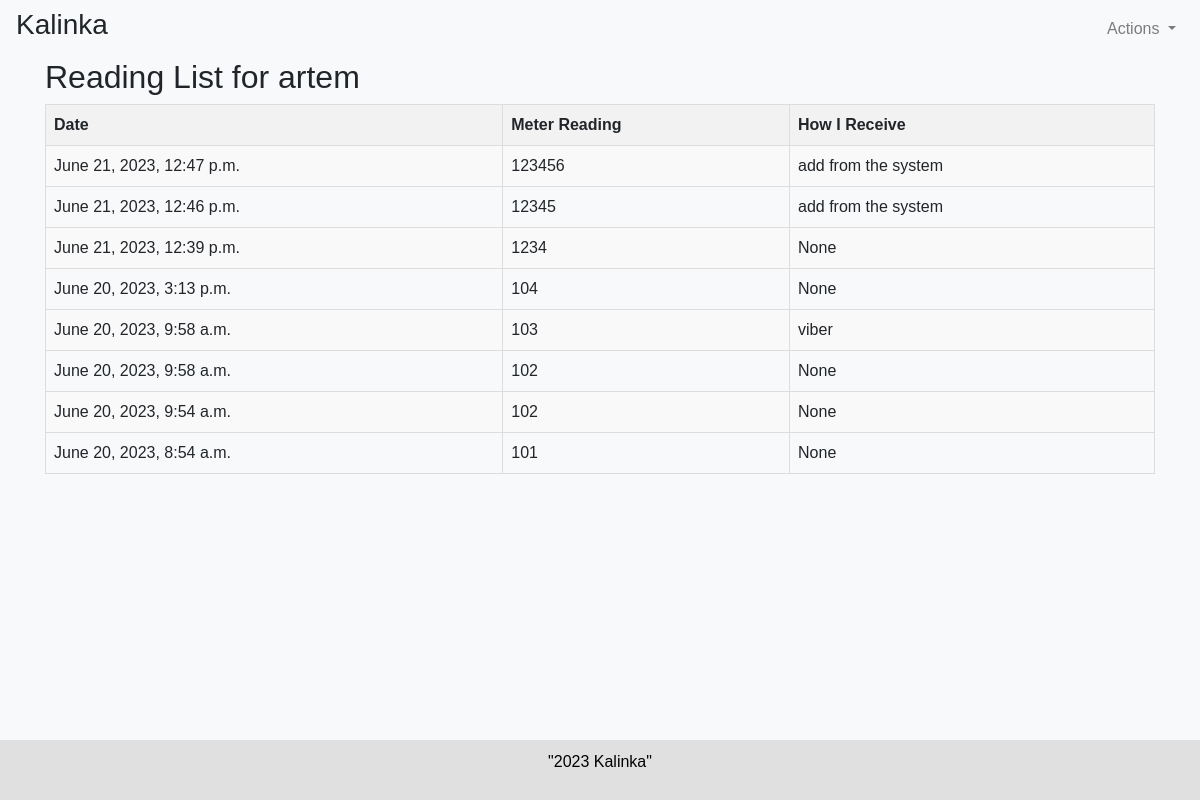
/reading_list/artem/ (signed in), run on the app's committed database.
### vebschet/models.py (models this page shows, shortened)
class MeterReading(models.Model):
    user = models.ForeignKey(User, on_delete=models.CASCADE)
    reading = models.PositiveIntegerField()
    date = models.DateTimeField(auto_now_add=True)
    counter = models.ForeignKey('vebschet.UserProfile', null=True, blank=True, on_delete=models.SET_NULL)
    howireceive = models.CharField(max_length=255, null=True, blank=True)

### vebschet/views.py (the view)
# urls.py: path('reading_list/<str:username>/', views.reading_list, name='reading_list'),
@login_required
def reading_list(request, username):
    if username != request.user.username:
        return redirect('profile', username=request.user.username)
    user = User.objects.get(username=username)
    meter_readings = MeterReading.objects.filter(user=user).order_by('-date')
    return render(request, 'vebschet/reading_list.html', {'meter_readings': meter_readings, 'username': username})

### vebschet/templates/vebschet/reading_list.html (shortened to what this page needs)
{% extends "base_generic.html" %}
{% block content %}
<head>
</head>
<body>
    <h2>Reading List for {{ username }}</h2>
    <table>
        <tr>
            <th>Date</th>
            <th>Meter Reading</th>
            <th>How I Receive</th>
        </tr>
        {% for reading in meter_readings %}
        <tr>
            <td>{{ reading.date }}</td>
            <td>{{ reading.reading }}</td>
            <td>{{ reading.howireceive }}</td>
        </tr>
        {% endfor %}
    </table>
</body>
{% endblock content %}

### vebschet/templates/vebschet/base_generic.html (style rules this page uses)
body { background-color: #f8f9fa; font-family: Arial, sans-serif; }

### vebschet/templates/vebschet/reading_list.html (style rules this page uses)
table { border-collapse: collapse; width: 100%; }
th, td { border: 1px solid #ddd; padding: 8px; text-align: left; }
th { background-color: #f2f2f2; }
tr:nth-child(even) { background-color: #f9f9f9; }

### data on the page
MeterReading: date "June 21, 2023, 12:47 p.m.", reading "123456", howireceive "add from the system"
MeterReading: date "June 21, 2023, 12:46 p.m.", reading "12345", howireceive "add from the system"
MeterReading: date "June 21, 2023, 12:39 p.m.", reading "1234", howireceive "None"
MeterReading: date "June 20, 2023, 3:13 p.m.", reading "104", howireceive "None"
MeterReading: date "June 20, 2023, 9:58 a.m.", reading "103", howireceive "viber"
MeterReading: date "June 20, 2023, 9:58 a.m.", reading "102", howireceive "None"
MeterReading: date "June 20, 2023, 9:54 a.m.", reading "102", howireceive "None"
MeterReading: date "June 20, 2023, 8:54 a.m.", reading "101", howireceive "None"

### other printed values
{{ username }} "artem"
